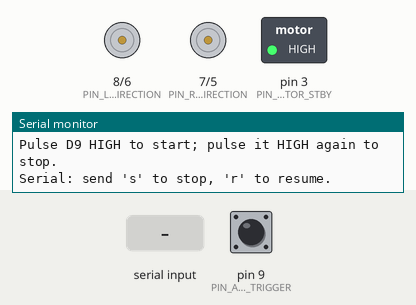
Simulated run of this sketch. Board: Arduino Uno, built with avr-gcc and run on an emulated ATmega328P. Parts: direction and speed pins drawn as motors (green arrow = direction pin HIGH = forward, orange = LOW = backward, longer = more drive, stopped while the standby pin is LOW), switched loads named in the sketch (green lamp = pin HIGH), the last lines printed to the serial monitor. The inputs (shaded band) are chosen by the test bench; at power-on: pin 9 (PIN_ALARM_TRIGGER) LOW. Random numbers use the default seed unless the sketch sets one.

Above: at 1.2 s.
1.3 s: pin 9 (PIN_ALARM_TRIGGER) driven HIGH
At 1.6 s:
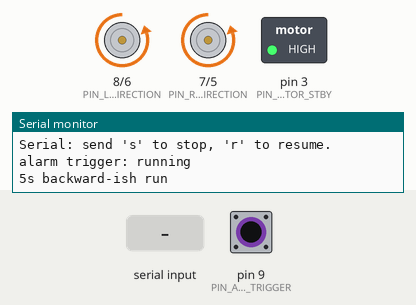
2.8 s: "s" received over Serial
At 3.4 s:
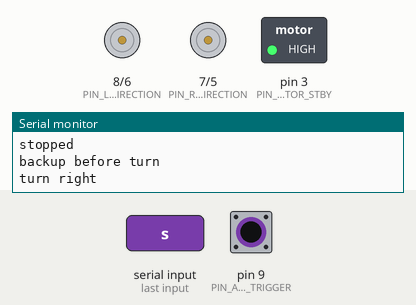
4.3 s: "r" received over Serial
At 5.1 s:
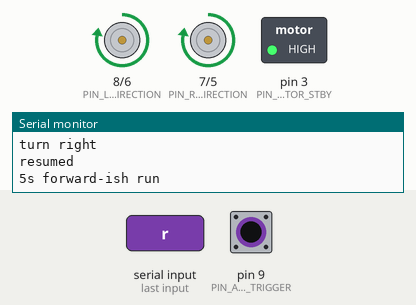
7.3 s: "S" received over Serial
8.8 s: pin 9 (PIN_ALARM_TRIGGER) pulsed LOW 5 times (0.12 s each, 0.3 s apart)
At 9.43 s:
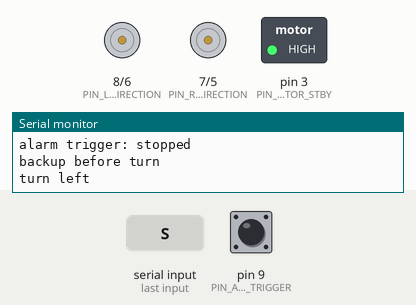
11.8 s: "s" received over Serial
Timing chart, 0 to 14.3 s (numbered marks = the images above; inputs shaded):
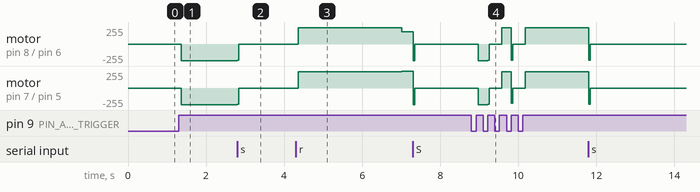

Measured:
- after the input at 1.3 s, motor on pin 8 (PIN_LEFT_DIRECTION) / pin 6 (PIN_LEFT_SPEED), motor on pin 7 (PIN_RIGHT_DIRECTION) / pin 5 (PIN_RIGHT_SPEED): stopped → backward 251/255 after 0.06 s
- after the input at 2.8 s, motor on pin 8 (PIN_LEFT_DIRECTION) / pin 6 (PIN_LEFT_SPEED), motor on pin 7 (PIN_RIGHT_DIRECTION) / pin 5 (PIN_RIGHT_SPEED): backward 251/255 → stopped at once
- after the input at 4.3 s, motor on pin 8 (PIN_LEFT_DIRECTION) / pin 6 (PIN_LEFT_SPEED): stopped → forward 245/255 after 0.06 s, → forward 182/255 2.7 s later; motor on pin 7 (PIN_RIGHT_DIRECTION) / pin 5 (PIN_RIGHT_SPEED): stopped → forward 245/255 after 0.06 s, → forward 255/255 2.7 s later

The sketch:

erratic_rover.ino
```cpp
/*
  ELEGOO Smart Robot Car Kit V4.0 / UNO R3 erratic rover.

  Motor pins follow the ELEGOO files included with this robot:
    PWMA -> D5
    PWMB -> D6
    AIN  -> D7
    BIN  -> D8
    STBY -> D3
    ESP alarm trigger -> D9

  This sketch assumes only the motors/motor board are connected. It does not
  read ultrasonic, line tracking, IR, Bluetooth, servo, camera, or LEDs.

  Serial commands:
    s = stop/disarm motors
    r = resume random driving
*/

const uint8_t PIN_RIGHT_SPEED = 5;
const uint8_t PIN_LEFT_SPEED = 6;
const uint8_t PIN_RIGHT_DIRECTION = 7;
const uint8_t PIN_LEFT_DIRECTION = 8;
const uint8_t PIN_MOTOR_STBY = 3;
const uint8_t PIN_ALARM_TRIGGER = 9;

const uint8_t RIGHT_MOTOR = 0;
const uint8_t LEFT_MOTOR = 1;

bool armed = false;
bool lastTriggerState = LOW;
unsigned long lastTriggerChangeMs = 0;
const unsigned int TRIGGER_DEBOUNCE_MS = 180;

void setup() {
  Serial.begin(115200);

  pinMode(PIN_LEFT_SPEED, OUTPUT);
  pinMode(PIN_RIGHT_SPEED, OUTPUT);
  pinMode(PIN_LEFT_DIRECTION, OUTPUT);
  pinMode(PIN_RIGHT_DIRECTION, OUTPUT);
  pinMode(PIN_MOTOR_STBY, OUTPUT);
  pinMode(PIN_ALARM_TRIGGER, INPUT);
  digitalWrite(PIN_MOTOR_STBY, HIGH);
  stopMotors();

  randomSeed(analogRead(A0) ^ analogRead(A1) ^ micros());

  lastTriggerState = digitalRead(PIN_ALARM_TRIGGER);

  Serial.println(F("Runaway alarm rover ready."));
  Serial.println(F("Pulse D9 HIGH to start; pulse it HIGH again to stop."));
  Serial.println(F("Serial: send 's' to stop, 'r' to resume."));
}

void loop() {
  handleSerial();

  if (!armed) {
    stopMotors();
    delayWithSerial(50);
    return;
  }

  runRandomMove();
}

void runRandomMove() {
  bool startForward = random(0, 100) < 75;
  uint8_t cruiseSpeed = random(235, 256);
  uint8_t turnSpeed = random(225, 256);

  Serial.println(startForward ? F("5s forward-ish run") : F("5s backward-ish run"));

  drive(startForward, cruiseSpeed, startForward, cruiseSpeed);
  delayWithSerial(random(2400, 3600));

  if (random(0, 100) < 35) {
    bool veerLeft = random(0, 2) == 0;
    Serial.println(veerLeft ? F("wide left drift") : F("wide right drift"));
    if (veerLeft) {
      drive(startForward, 255, startForward, random(130, 190));
    } else {
      drive(startForward, random(130, 190), startForward, 255);
    }
    delayWithSerial(random(650, 1200));
  }

  Serial.println(F("backup before turn"));
  drive(false, 245, false, 245);
  delayWithSerial(random(550, 950));

  if (random(0, 2) == 0) {
    Serial.println(F("turn left"));
    drive(true, turnSpeed, false, turnSpeed);
  } else {
    Serial.println(F("turn right"));
    drive(false, turnSpeed, true, turnSpeed);
  }
  delayWithSerial(random(450, 950));

  if (random(0, 100) < 25) {
    Serial.println(F("extra shove"));
    drive(random(0, 2) == 0, 255, random(0, 2) == 0, 255);
    delayWithSerial(random(180, 420));
  }

  stopMotors();
  delayWithSerial(random(20, 90));
}

void drive(bool rightForward, uint8_t rightSpeed, bool leftForward, uint8_t leftSpeed) {
  setMotor(RIGHT_MOTOR, rightForward, rightSpeed);
  setMotor(LEFT_MOTOR, leftForward, leftSpeed);
}

void setMotor(uint8_t motor, bool forward, uint8_t speed) {
  speed = constrain(speed, 0, 255);

  if (motor == RIGHT_MOTOR) {
    digitalWrite(PIN_MOTOR_STBY, HIGH);
    digitalWrite(PIN_RIGHT_DIRECTION, forward ? HIGH : LOW);
    analogWrite(PIN_RIGHT_SPEED, speed);
  } else {
    digitalWrite(PIN_MOTOR_STBY, HIGH);
    digitalWrite(PIN_LEFT_DIRECTION, forward ? HIGH : LOW);
    analogWrite(PIN_LEFT_SPEED, speed);
  }
}

void stopMotors() {
  analogWrite(PIN_LEFT_SPEED, 0);
  analogWrite(PIN_RIGHT_SPEED, 0);
  digitalWrite(PIN_LEFT_DIRECTION, LOW);
  digitalWrite(PIN_RIGHT_DIRECTION, LOW);
}

void delayWithSerial(unsigned int ms) {
  unsigned long started = millis();
  while (millis() - started < ms) {
    handleAlarmTrigger();
    handleSerial();
    if (!armed) {
      stopMotors();
      return;
    }

    delay(15);
  }
}

void handleSerial() {
  while (Serial.available() > 0) {
    char command = Serial.read();
    if (command == 's' || command == 'S') {
      armed = false;
      stopMotors();
      Serial.println(F("stopped"));
    } else if (command == 'r' || command == 'R') {
      armed = true;
      Serial.println(F("resumed"));
    }
  }
}

void handleAlarmTrigger() {
  bool triggerState = digitalRead(PIN_ALARM_TRIGGER);
  unsigned long now = millis();

  if (triggerState == HIGH && lastTriggerState == LOW &&
      now - lastTriggerChangeMs > TRIGGER_DEBOUNCE_MS) {
    armed = !armed;
    lastTriggerChangeMs = now;

    if (armed) {
      Serial.println(F("alarm trigger: running"));
    } else {
      stopMotors();
      Serial.println(F("alarm trigger: stopped"));
    }
  }

  lastTriggerState = triggerState;
}
```
